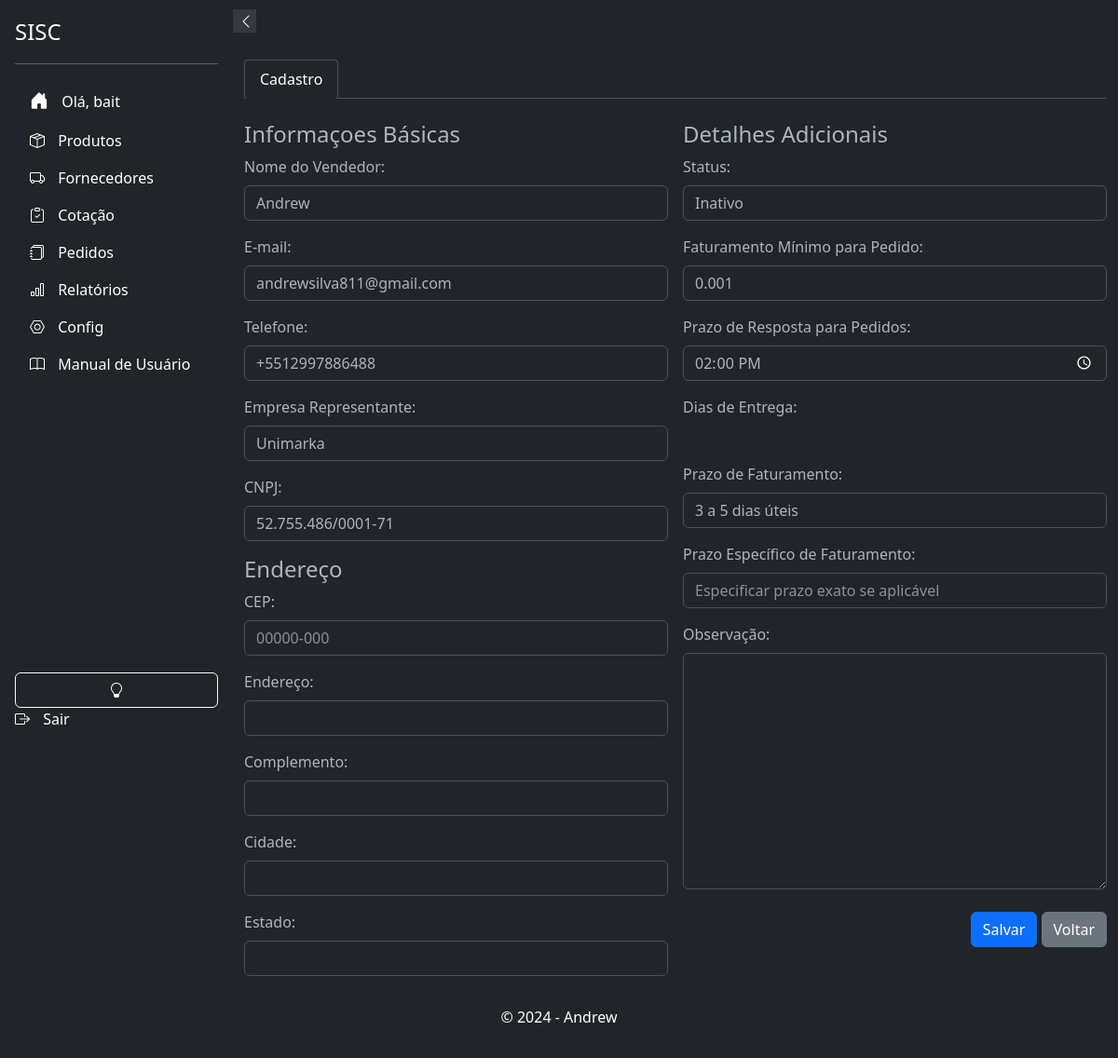
Before: /suppliers/13/update/ (signed in) with the older database file.
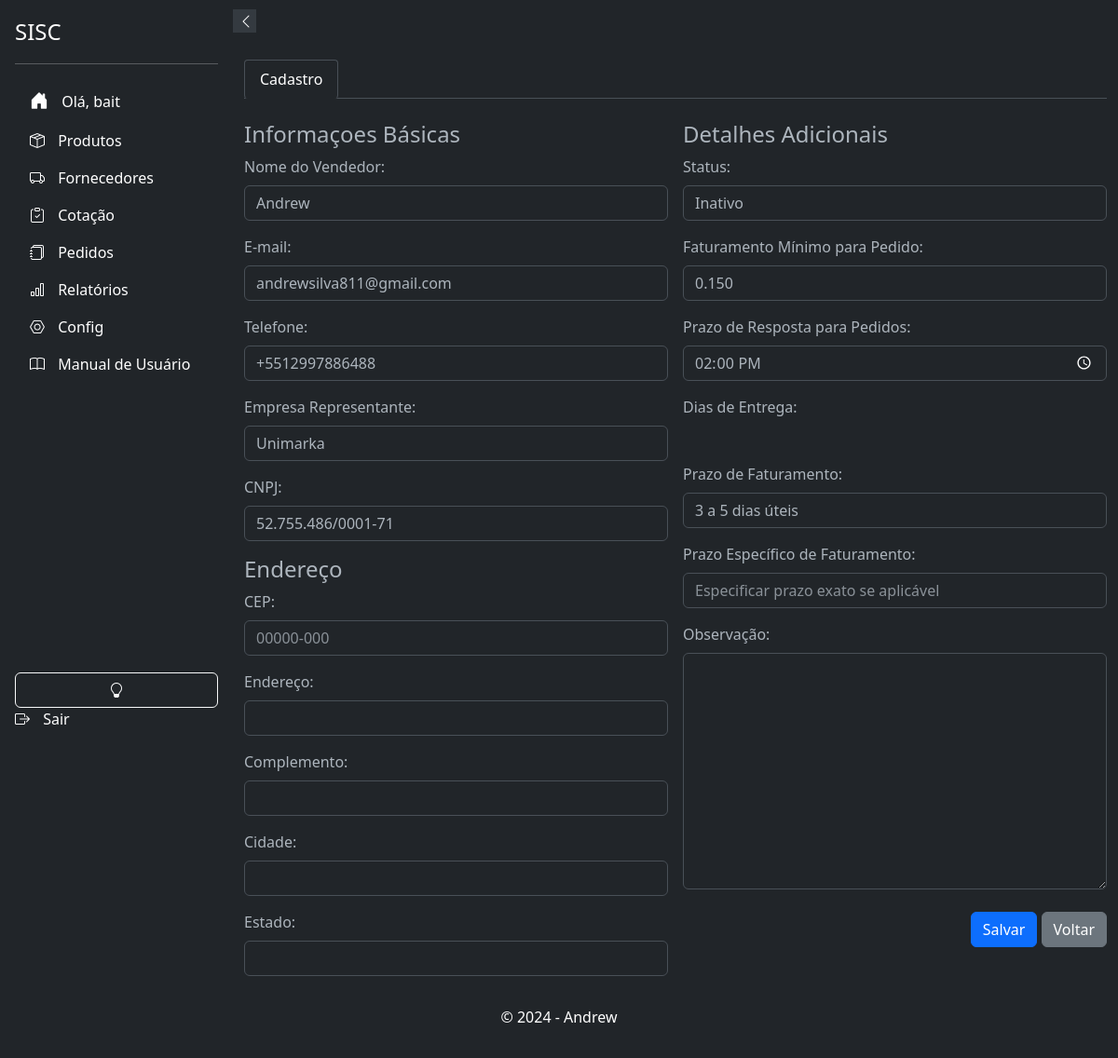
After: the same page with the newer database file.
### suppliers/models.py (models this page shows, shortened)
class Supplier(models.Model):
    user = models.ForeignKey(settings.AUTH_USER_MODEL, on_delete=models.CASCADE, blank=True, null=True)
    name = models.CharField(max_length=255)
    email = models.EmailField(unique=True)
    phone_regex = RegexValidator(regex=r'^\+?\d{10,15}$', message="Número de telefone no formato: '+999999999'. Até 15 dígitos.", )
    phone = models.CharField(validators=[phone_regex], max_length=17, blank=True)
    company = models.CharField(max_length=255, null=True, blank=True)
    cnpj = models.CharField(max_length=18, unique=True, validators=[validate_cnpj], null=True, blank=True)
    active = models.BooleanField(default=True, verbose_name="Ativo")
    address_line_1 = models.CharField("Endereço", max_length=255, null=True, blank=True)
    address_line_2 = models.CharField("Complemento", max_length=255, null=True, blank=True)
    city = models.CharField("Cidade", max_length=100, null=True, blank=True)
    state = models.CharField("Estado", max_length=50, null=True, blank=True)
    zip_code = models.CharField("CEP", max_length=10, null=True, blank=True)
    minimum_order_value = models.DecimalField("Valor Mínimo para Pedido", max_digits=10, decimal_places=3, validators=[MinValueValidator(0)], null=True, blank=True)
    order_response_deadline = models.TimeField("Prazo de Resposta para Pedidos", null=True, blank=True)
    departments = models.ManyToManyField('products.Departamento', related_name='suppliers', blank=True)
    categories = models.ManyToManyField(Category, blank=True, verbose_name="Categorias")
    subcategories = models.ManyToManyField(Subcategory, blank=True, verbose_name="Subcategorias")
    brands = models.ManyToManyField(Brand,  blank=True, verbose_name="Marcas")
    created_at = models.DateTimeField(auto_now_add=False, default=datetime.datetime.now, null=True, blank=True)
    updated_at = models.DateTimeField(auto_now=True, verbose_name="Atualizado em")
    deleted = models.BooleanField(default=False)
    holiday_cover_name = models.CharField("Nome do Fornecedor de Férias", max_length=255, null=True, blank=True)
    holiday_cover_email = models.EmailField("Email do Fornecedor de Férias", null=True, blank=True)
    holiday_cover_phone = models.CharField("Telefone do Fornecedor de Férias", validators=[phone_regex], max_length=17, blank=True, null=True)
    observation = models.TextField("Observação", null=True, blank=True)
    delivery_days = models.CharField("Dias de Entrega", max_length=100, blank=True, null=True)
    quality_rating = models.IntegerField(default=0, blank=True, null=True)
    delivery_time_rating = models.IntegerField(default=0, blank=True, null=True)
    price_rating = models.IntegerField(default=0, blank=True, null=True)
    reliability_rating = models.IntegerField(default=0, blank=True, null=True)
    flexibility_rating = models.IntegerField(default=0, blank=True, null=True)
    partnership_rating = models.IntegerField(default=0, blank=True, null=True)
    comments = models.TextField("Comentários", max_length=100, blank=True, null=True)
    billing_deadline_choices = [
        ('1-2', '1 a 2 dias úteis'),
        ('3-5', '3 a 5 dias úteis'),
        ('6-10', '6 a 10 dias úteis'),
        ('11-15', '11 a 15 dias úteis'),
        ('15+', 'Mais de 15 dias úteis'),
        ('negotiable', 'A combinar')
    ]
    billing_deadline = models.CharField(max_length=20, choices=billing_deadline_choices, default='1-2', verbose_name="Prazo de Faturamento")
    specific_billing_deadline = models.CharField(max_length=50, blank=True, null=True, verbose_name="Prazo Específico de Faturamento")
    class Meta:
        ordering = ['name']

### suppliers/views.py (the view, shortened to what this page needs)
# urls.py: path('<int:pk>/update/', SupplierUpdateView.as_view(), name='supplier_update'),
@method_decorator(login_required(login_url='login'), name='dispatch')
class SupplierUpdateView(LoginRequiredMixin, SupplierFormMixin, UpdateView): # View para atualizar um fornecedor
    model = Supplier
    form_class = SupplierForm
    template_name = 'suppliers/supplier_form.html'
    success_url = reverse_lazy('suppliers:supplier_list')
    def get_context_data(self, **kwargs): # Adiciona os dias de entrega ao contexto
        context = super().get_context_data(**kwargs)
        context['selected_days'] = self.object.delivery_days.split(',') if self.object.delivery_days else []
        return context

### suppliers/templates/suppliers/supplier_form.html (shortened to what the changed rows need)
{% extends "base.html" %}
{% load static %}
{% load widget_tweaks %}
{% block content %}
<div class="container-fluid mt-4">
    <form action="" method="post" enctype="multipart/form-data" class="needs-validation" novalidate>
        <div class="tab-content">
          <div class="tab-pane active" id="info" role="tabpanel" aria-labelledby="info-tab">
            <div class="row g-3">
                <div class="col-lg-6">
                    <br>
                    <div class="mb-3 required-field">
                        <label for="id_name" class="form-label">Nome do Vendedor:</label>
                        {{ form.name|add_class:'form-control' }}
                    </div>
                    <div class="mb-3 required-field">
                        <label for="id_email" class="form-label">E-mail:</label>
                        {{ form.email|add_class:'form-control' }}
                    </div>
                    <div class="mb-3 required-field">
                        <label for="id_phone" class="form-label">Telefone:</label>
                        {{ form.phone|add_class:'form-control' }}
                    </div>
                    <div class="mb-3">
                        <label for="id_company" class="form-label">Empresa Representante:</label>
                        {{ form.company|add_class:'form-control' }}
                    </div>
                    <div class="mb-3">
                      <label for="id_cnpj" class="form-label">CNPJ:</label>
                      {{ form.cnpj|add_class:'form-control' }}
                  </div>
                    <div class="mb-3">
                      <label for="id_zip_code" class="form-label">CEP:</label>
                      {{ form.zip_code }}
                  </div>
                    <div class="mb-3">
                        <label for="id_address_line_1" class="form-label">Endereço:</label>
                        {{ form.address_line_1|add_class:'form-control' }}
                    </div>
                    <div class="mb-3">
                        <label for="id_address_line_2" class="form-label">Complemento:</label>
                        {{ form.address_line_2|add_class:'form-control' }}
                    </div>
                    <div class="mb-3">
                        <label for="id_city" class="form-label">Cidade:</label>
                        {{ form.city|add_class:'form-control' }}
                    </div>
                    <div class="mb-3">
                        <label for="id_state" class="form-label">Estado:</label>
                        {{ form.state|add_class:'form-control' }}
                    </div>
                </div>
                <div class="col-lg-6">
                    <br>
                    <div class="mb-3">
                        <label for="id_active" class="form-label">Status:</label>
                        {{ form.active|add_class:'form-control' }}
                    </div>
                    <div class="mb-3">
                        <label for="id_minimum_order_value" class="form-label">Faturamento Mínimo para Pedido:</label>
                        {{ form.minimum_order_value|add_class:'form-control' }}
                    </div>
                    <div class="mb-3">
                        <label for="id_order_response_deadline" class="form-label">Prazo de Resposta para Pedidos:</label>
                        {{ form.order_response_deadline|add_class:'form-control' }}
                    </div>
                    <br>
                    <div class="mb-3">
                        <label for="id_billing_deadline" class="form-label">Prazo de Faturamento:</label>
                        {{ form.billing_deadline }}
                    </div>
                    <div class="mb-3">
                        <label for="id_specific_billing_deadline" class="form-label">Prazo Específico de Faturamento:</label>
                        {{ form.specific_billing_deadline }}
                    </div>
                    <div class="mb-3">
                        <label for="id_observation" class="form-label">Observação:</label>
                        {{ form.observation|add_class:'form-control' }}
                    </div>
                </div>
            </div>
          </div>
                </div>
            </div>
          </div>
{% endblock %}

Changed rows visible on the page:
changed Supplier "Andrew": minimum_order_value "0.001" → "0.150"
